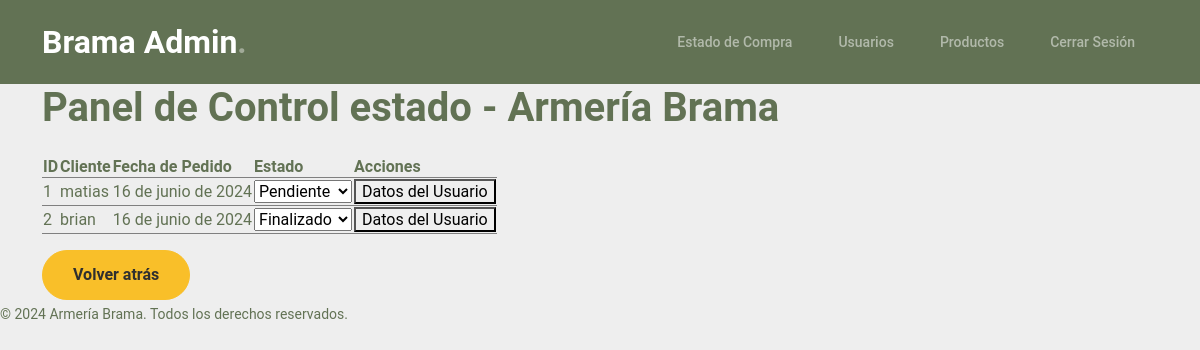
The page /panelcontrolestadocompra/ on the database its author committed.
### aplicacion/models.py (models this page shows, shortened)
class Pedido(models.Model):
    id = models.AutoField(primary_key=True)
    nombre_cliente = models.CharField(max_length=100)
    direccion = models.CharField(max_length=200)
    correo = models.EmailField()
    usuario = models.CharField(max_length=50)
    celular = models.CharField(max_length=20)
    region         =  models.CharField(max_length=25, choices=REGIONES, default="CONCEPCION")
    fecha_pedido = models.DateField()
    boleta = models.CharField(max_length=15, choices=[
        ('sin_boleta', 'Sin boleta'),
        ('con_boleta', 'Con boleta'),
    ])
    estado = models.CharField(max_length=20, choices=[
        ('cancelado', 'Cancelado'),
        ('en_proceso', 'En Proceso'),
        ('finalizado', 'Finalizado'),
    ], default='En proceso')
    productos = models.ManyToManyField('Producto', through='DetallePedido')

### aplicacion/views.py (the view)
# urls.py: path('panelcontrolestadocompra/', panelcontrolestadocompra, name='panelcontrolestadocompra'),
def panelcontrolestadocompra (request):
    pedidos=Pedido.objects.all()
    datos={
        "pedidos":pedidos
    }
    return render(request, "aplicacion/panelcontrolestadocompra.html", datos)

### aplicacion/templates/aplicacion/panelcontrolestadocompra.html (shortened to what this page needs)
{% load static %}
<html lang="es">
    <head>
        <link href="{% static 'aplicacion/css/bootstrap.min.css' %}" rel="stylesheet">
        <link rel="stylesheet" href="https://cdnjs.cloudflare.com/ajax/libs/font-awesome/6.0.0-beta3/css/all.min.css">
        <link href="{% static 'aplicacion/css/tiny-slider.css' %}" rel="stylesheet">
        <link href="{% static 'aplicacion/css/style.css' %}" rel="stylesheet">
    </head>
    <nav class="custom-navbar navbar navbar-expand-md navbar-dark bg-dark" aria-label="Furni navigation bar">
        <div class="container">
            <a class="navbar-brand" href="{% url "panelcontrol" %}">Brama Admin<span>.</span></a>
            <div class="collapse navbar-collapse" id="navbarsFurni">
                <ul class="custom-navbar-nav navbar-nav ms-auto mb-2 mb-md-0">
                    <li class="nav-item ">
                        <a class="nav-link" href="{% url 'panelcontrolestadocompra' %}">Estado de Compra</a>
                    </li>
                    <li class="nav-item">
                        <a class="nav-link" href="{% url 'personas' %}">Usuarios</a>
                    </li>
                    <li class="nav-item">
                        <a class="nav-link" href="{% url 'productos' %}">Productos</a>
                    </li>
                    <li class="nav-item">
                        <a class="nav-link" href="{% url 'panelcerrarsesion' %}">Cerrar Sesión</a>
                    </li>
                </ul>
            </div>
        </div>
    </nav>
<body>
<div class="container">
    <header class="header">
        <h1>Panel de Control estado - Armería Brama</h1>
    </header>
    <section class="mt-4">
        <div class="table table-hover">
            <table>
                <thead>
                    <tr>
                        <th>ID</th>
                        <th>Cliente</th>
                        <th>Fecha de Pedido</th>
                        <th>Estado</th>
                        <th>Acciones</th>
                    </tr>
                </thead>
                <tbody>
                    {% for p in pedidos %}
                    <tr>
                        <td>{{ p.id }}</td>
                        <td>{{ p.nombre_cliente }}</td>
                        <td>{{ p.fecha_pedido }}</td>
                        <td>
                            <select name="estado">
                                <option value="pendiente" {% if p.estado == 'pendiente' %}selected{% endif %}>
                                    Pendiente
                                </option>
                                <option value="finalizado" {% if p.estado == 'finalizado' %}selected{% endif %}>
                                    Finalizado
                                </option>
                            </select>
                        </td>
                        <td>
                            <button id="myBtn{{ pedido.id }}">Datos del Usuario</button>
                        </td>
                    </tr>
                    {% endfor %}
                </tbody>
            </table>
        </div>
        <div class="back-button">
            <a href="{% url 'panelcontrol' %}" class="btn btn-secondary">Volver atrás</a>
        </div>
    </section>
</div>
</body>
<footer class="footer">
    © 2024 Armería Brama. Todos los derechos reservados.
</footer>
</html>

### aplicacion/static/aplicacion/css/style.css (style rules this page uses)
body { overflow-x: hidden; position: relative; }
body { font-family: "Inter", sans-serif; font-weight: 400; line-height: 28px; color: #6a6a6a; font-size: 14px; background-color: #eff2f1; }
a { text-decoration: none; -webkit-transition: .3s all ease; -o-transition: .3s all ease; transition: .3s all ease; color: #2f2f2f; text-decoration: underline; }
.custom-navbar { background: #627254 !important; padding-top: 20px; padding-bottom: 20px; }
.custom-navbar .navbar-brand { font-size: 32px; font-weight: 600; }
.custom-navbar .navbar-brand > span { opacity: .4; }
@media (min-width: 992px) { .custom-navbar .custom-navbar-nav li { margin-left: 15px; margin-right: 15px; } }
.custom-navbar .custom-navbar-nav li a { font-weight: 500; color: #ffffff !important; opacity: .5; -webkit-transition: .3s all ease; -o-transition: .3s all ease; transition: .3s all ease; position: relative; }
@media (min-width: 768px) { .custom-navbar .custom-navbar-nav li a:before { content: ""; position: absolute; bottom: 0; left: 8px; right: 8px; background: #f9bf29; height: 5px; opacity: 1; visibility: visible; width: 0; -webkit-transition: .15s all ease-out; -o-transition: .15s all ease-out; transition: .15s all ease-out; } }
.btn { font-weight: 600; padding: 12px 30px; border-radius: 30px; color: #ffffff; background: #2f2f2f; border-color: #2f2f2f; }
.btn.btn-secondary { color: #2f2f2f; background: #f9bf29; border-color: #f9bf29; }
:root { --dark-green: #627254; --light-green: #76885B; --gray: #DDDDDD; --light-gray: #EEEEEE; }
body { background-color: var(--light-gray); color: var(--dark-green); }
h1 { color: var(--light-green); }
body { font-family: 'Roboto', sans-serif; background-color: #EEEEEE; }
h1 { color: #627254; font-weight: 700; }

### rows shown on the page
Pedido: id "1", nombre_cliente "matias", fecha_pedido "16 de junio de 2024", estado "Pendiente"
Pedido: id "2", nombre_cliente "brian", fecha_pedido "16 de junio de 2024", estado "Finalizado"
